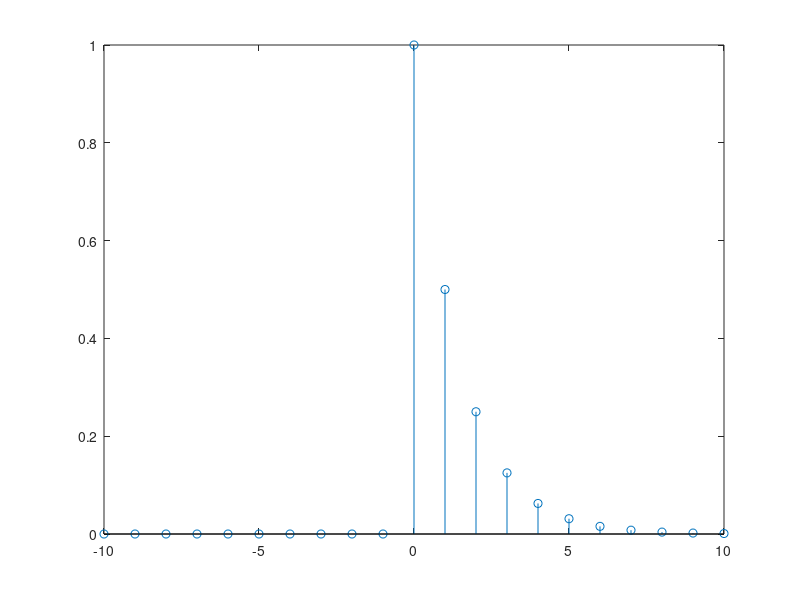
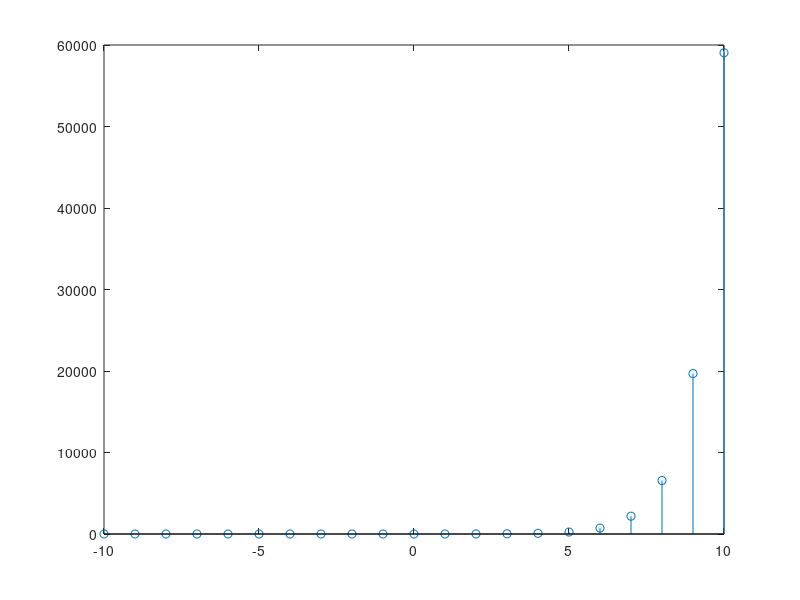

The MATLAB source for these figures, in order:
n = -10:10;
n1 = 0:10;
x = (1/2).^n1;
delta = [zeros(1,10) x];
stem(n,delta);
figure;

x2 = 3.^n1;
delta2 = [zeros(1,10) x2];
stem(n, delta2);

